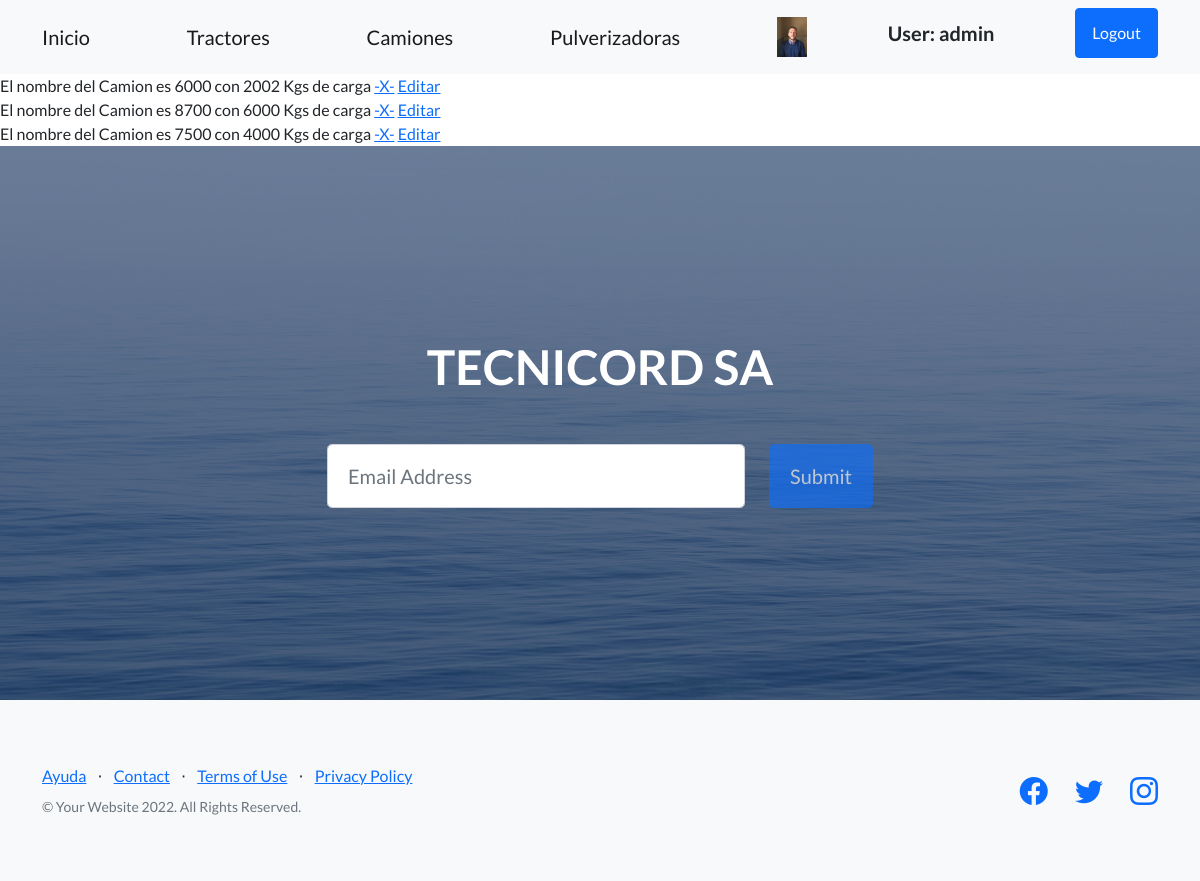
/Tecnicord/camiones/ (signed in), run on the app's committed database.
### UserTecnicord/models.py (models this page shows)
class Avatar(models.Model):
    user = models.OneToOneField(User, on_delete=models.CASCADE)
    imagen = models.ImageField(upload_to='avatares', null = True)

### Tecnicord/models.py (models this page shows, shortened)
class Camiones(models.Model):
    nombre = models.CharField(max_length=40)
    carga = models.IntegerField(unique=True)

### Tecnicord/views.py (the view)
# urls.py: path('camiones/', CamionesList.as_view(), name='TecnicordCamiones'),
class CamionesList(LoginRequiredMixin,ListView):
    model = Camiones
    template_name = 'Tecnicord/camiones.html'

### templates/Tecnicord/camiones.html (shortened to what this page needs)
{% extends 'index.html' %}
{% block inicio %}
 {% for camion in object_list %}
        El nombre del Camion es {{ camion.nombre }} con {{ camion.carga }} Kgs de carga
    <a href="{% url 'TecnicordEliminarCamion' camion.carga %}">-X-</a>
    <a href="{% url 'TecnicordEditarCamiones' camion.carga %}" > Editar </a>
    <br>
 {% endfor %}
{% endblock %}

### templates/base/navigation.html
<nav class="navbar navbar-light bg-light static-top">
            <div class="container">
                <a class="navbar-brand" href="{% url 'TecnicordInicio' %}">Inicio</a>
                <a class="navbar-brand" href="{% url 'TecnicordTractores' %}">Tractores</a>
                <a class="navbar-brand" href="{% url 'TecnicordCamiones' %}">Camiones</a>
                <a class="navbar-brand" href="{% url 'TecnicordPulverizadoras' %}">Pulverizadoras</a>
                {% if user.is_authenticated %}
                        <img height = "40px" src=" {{ user.avatar.imagen.url }}" alt="">
                        <h5>User: {{ user.get_username }}<h5>
                        <a class="btn btn-primary" href="{% url 'UserTecnicordLogout' %}">Logout</a>
                {% else %}
                    <a class="btn btn-primary" href="{% url 'UserTecnicordLogin' %}">Login</a>
                    <a class="btn btn-primary" href="{% url 'UserTecnicordRegister' %}">Registro</a>
                {% endif %}
            </div>
        </nav>

### data on the page
Camiones: nombre "6000", carga "2002"
Camiones: nombre "8700", carga "6000"
Camiones: nombre "7500", carga "4000"

### other printed values
{{ user.get_username }} "admin"
